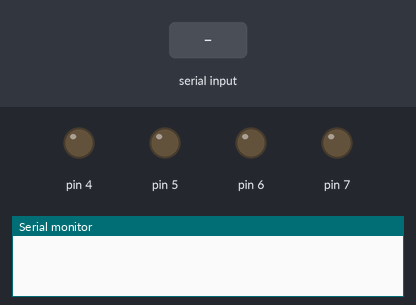
Simulated run of this sketch. Board: Arduino Uno, built with avr-gcc and run on an emulated ATmega328P. On the bench: output pins drawn as LEDs (lit = HIGH), the last lines printed to the serial monitor. Inputs (shaded band) come from the test bench.

Above: at 1.2 s.
1.3 s: "front" received over the second serial link
At 1.7 s:
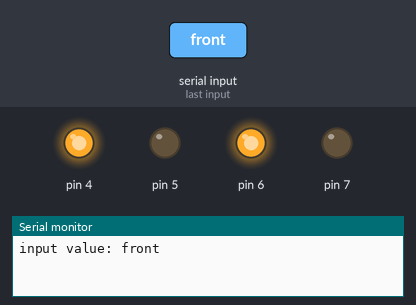
3.3 s: "back" received over the second serial link
At 3.7 s:
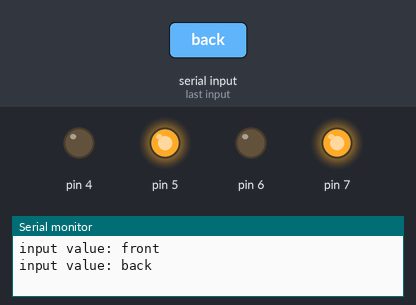
5.3 s: "right" received over the second serial link
At 5.7 s:
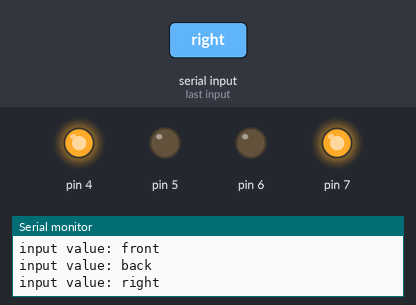
7.3 s: "left" received over the second serial link
At 7.7 s:
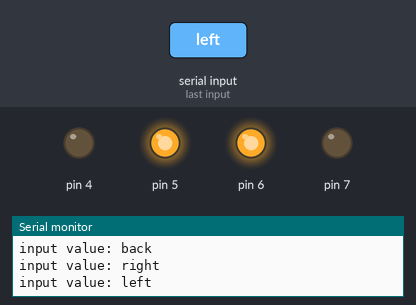
Timing chart, 0 to 10.3 s (numbered marks = the images above; inputs shaded):
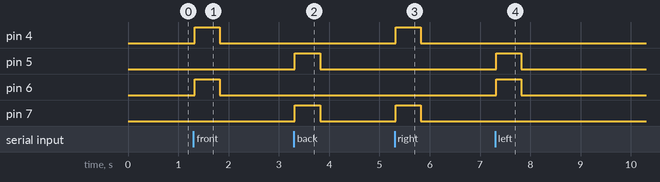

Measured:
- after the input at 1.3 s, pin 4, pin 6: LOW → HIGH at once, → LOW 0.50 s later
- after the input at 3.3 s, pin 5, pin 7: LOW → HIGH at once, → LOW 0.50 s later
- after the input at 5.3 s, pin 4, pin 7: LOW → HIGH at once, → LOW 0.50 s later
- after the input at 7.3 s, pin 5, pin 6: LOW → HIGH at once, → LOW 0.50 s later

The sketch:

motor_control_using_bluetooth.ino
```cpp
#include <SoftwareSerial.h> //시리얼 통신 라이브러리 호출

int blueTx=2;   //Tx (보내는핀 설정)
int blueRx=3;   //Rx (받는핀 설정)
SoftwareSerial mySerial(blueTx, blueRx);  //시리얼 통신을 위한 객체선언
String myString=""; //받는 문자열

void setup() {
  Serial.begin(9600);   //시리얼모니터
  mySerial.begin(9600); //블루투스 시리얼 개방
 // pinMode(4, OUTPUT);  //Pin 4을 OUTPUT으로 설정 (LED ON/OFF)
  pinMode(4, OUTPUT);   //모터드라이버 모터4핀
  pinMode(5, OUTPUT);   //모터드라이버 모터3핀
  pinMode(6, OUTPUT);   //모터드라이버 모터2핀
  pinMode(7, OUTPUT);   //모터드라이버 모터1핀

}
void car_front(){
       // Serial.println("FRONT");      //시리얼 모니터에 FRONT 문 출력
        digitalWrite(4,HIGH);         //
      digitalWrite(5,LOW);          //모터 1,2 정방향 회전 (직진)
      digitalWrite(6,HIGH);         //
      digitalWrite(7,LOW);          //
      delay(500);                          //5초간 회전
      digitalWrite(4,LOW);          //
      digitalWrite(5,LOW);          //모터 1,2 정지
      digitalWrite(6,LOW);          //
      digitalWrite(7,LOW);          //
}
void car_back(){

      //Serial.println("BACK");        //시리얼 모니터에 BACK 문 출력
      digitalWrite(4,LOW);           //
      digitalWrite(5,HIGH);          //모터 1,2 역방향 회전 (후진)
      digitalWrite(6,LOW);           //
      digitalWrite(7,HIGH);          //
      delay(500);                          //5초간 회전
      digitalWrite(4,LOW);           //
      digitalWrite(5,LOW);           //모터 1,2 정지
      digitalWrite(6,LOW);           //
      digitalWrite(7,LOW);           //
}
void car_left(){
   // Serial.println("LEFT");        //시리얼 모니터에 LEFT 문 출력
      digitalWrite(4,LOW);           //
      digitalWrite(5,HIGH);           //모터 1 정지 / 모터 2 회전 (좌회전)
      digitalWrite(6,HIGH);          //
      digitalWrite(7,LOW);           //
      delay(500);                            //5초간 회전
      digitalWrite(4,LOW);           //
      digitalWrite(5,LOW);           //모터 1,2 정지
      digitalWrite(6,LOW);           //
      digitalWrite(7,LOW);           //
}
void car_right(){
      //  Serial.println("RIGHT");        //시리얼 모니터에 RIGHT 문 출력
      digitalWrite(4,HIGH);           //
      digitalWrite(5,LOW);            //모터 1 회전 / 모터 2 정지 (우회전)
      digitalWrite(6,LOW);            //
      digitalWrite(7,HIGH);            //
      delay(500);                            //5초간 회전
      digitalWrite(4,LOW);            //
      digitalWrite(5,LOW);            //모터 1,2 정지
      digitalWrite(6,LOW);            //
      digitalWrite(7,LOW);            //
}
void car_stop(){
      digitalWrite(4,LOW);           //
      digitalWrite(5,LOW);            //모터 1 회전 / 모터 2 정지 (우회전)
      digitalWrite(6,LOW);            //
      digitalWrite(7,LOW);            //
      delay(500);                            //5초간 회전
      digitalWrite(4,LOW);            //
      digitalWrite(5,LOW);            //모터 1,2 정지
      digitalWrite(6,LOW);            //
      digitalWrite(7,LOW);            //
}


void loop() {
  while(mySerial.available())  //mySerial 값이 있으면
  {
    char myChar = (char)mySerial.read();  //mySerial int형식의 값을 char형식으로 변환
    myString+=myChar;   //수신되는 문자열을 myString에 모두 붙임 (1바이트씩 전송되는 것을 모두 붙임)
    delay(5);           //수신 문자열 끊김 방지
  }

  if(!myString.equals(""))  //myString 값이 있다면
  {
    Serial.println("input value: "+myString); //시리얼모니터에 myString값 출력
 /*
      if(myString=="on0")  //myString 값이 'on0' 이라면
      {
        digitalWrite(4, LOW); //LED ON
      } else {
        digitalWrite(4, HIGH);  //LED OFF
      }
      */
      if(myString=="front")
      {
        car_front();
      }
    if(myString=="back")
      {
        car_back();
      }
        if(myString=="right")
      {
            car_right();
      }
        if(myString=="left")
      {
        car_left();
      }

    myString="";  //myString 변수값 초기화
  }
}
```
